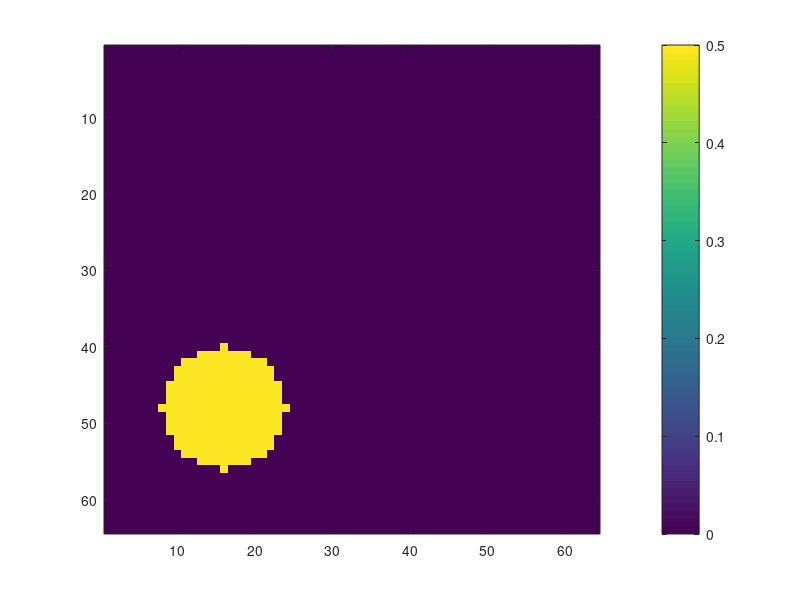

Write MATLAB code to recreate this figure. (Note: this script raises an error after producing the figure.)
% REACTDIFF script for testing stencil-based CG for Diffusion/Reaction problems.
% 
%
% Fabio VERBOSIO, Universita` della Svizzera italiana, November 2018
%

%% SET PARAMS

nx      = 64;
ny      = 64;
assert(nx == ny, 'Grid must be square. Set nx = ny.');
N       = nx * ny;
x0      = 0;
xmax    = 1;
y0      = 0;
ymax    = 1;
tlim    = 0.01;
tsteps  = 10;

maxitCG = 100;
tolCG   = 1e-4;

maxitNT = 20;
tolNT   = 1e-8;

T  = linspace(0, tlim, tsteps);
dt = tlim/tsteps;

bndN = 0.00;
bndS = 0.00;
bndW = 0.00;
bndE = 0.00;

bnd.bndN = bndN;
bnd.bndS = bndS;
bnd.bndE = bndE;
bnd.bndW = bndW;

dx = (xmax-x0)/(nx);
dy = (ymax-y0)/(ny);

%D = 1;          % Diffusion constant
%R = 1;
F = 0.5;        % Initial condition

alpha = dx^2/dt;
dxs   = 100 / dx^2;


global A;
A = -gallery('poisson', nx);

%% SET INITIAL CONDITIONS
X = zeros(nx,ny);
    
% Center and radius of the circle
c  = [xmax-1/4, y0+1/4];
r  = min(c) / 2;

for j = 1:nx
    x = x0 + j*dx;
    for k = 1:ny
        p = [x, y0+k*dy];
        %disp(p);
        if norm(c-p) <= r
            X(j,k) = F;
        end
    end
end

%% SET BOUNDARY CONDITIONS

X(1,:)   = bndN;
X(end,:) = bndS;
X(:,1)   = bndW;
X(:,end) = bndE;

X = X(:);

%% RUN TIME-S

figure('Name',sprintf('%d x %d grid', nx, ny));

global f;

tTot = tic;

ts = 1;
for t = T
    
    fprintf('T-step %4d/%4d:\n', ts, tsteps);
    
    Xold = X;
    imagesc(reshape(X, nx,nx)); colorbar; pause(0.5);

    convNT = false;
    for k = 1:maxitNT
        
        %f = @(X) drstencil(X, Xold, nx, ny, alpha, dxs);
        f = @(X) diffusereact(X, Xold, alpha, dxs);
        
        X = f(Xold);
        
        fB = norm(X);
        fprintf('NWT: it=%3d, ||f(B)|| = %.4e   |  ', k, fB);
        if (fB < tolNT)
            fprintf('Newton method has converged!\n');
            convNT = true;
            break;
        end
    
        [dX, flg, relres, its] = stencil_pcg(f, X, tolCG, maxitCG);
    
        
        fprintf('CG: ');
        switch flg
        case 1
            fprintf('CG iterated %d times but did not converge.\n', maxitCG);
        case 2
            fprintf('CG preconditioner M was ill-conditioned.\n');
        case 3
            fprintf('CG stagnated.\n');
        case 4
            fprintf('CG: one of the scalar quantities is too small or too large.\n');
        end
        
        if flg > 0
            break;
        end
    
        fprintf('residual %.4e after %3d iterations.\n', relres, its);
        X    = Xold - dX;
        Xold = X;
        %spy(reshape(dX, nx,nx))
        
    end
    
    imagesc(reshape(X, nx,nx)); colorbar;
    
    if convNT
        ts = ts+1;
        continue;
    else
        error('Newton method FAILED to converge.');
    end
    
        
    
end

fprintf('-----------------------------------\n');
fprintf('Simulation took %f seconds.\n', toc(tTot));



